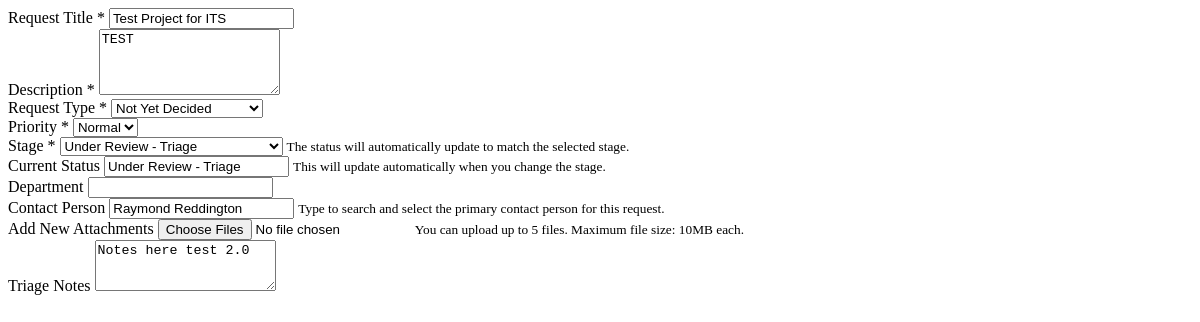
Page /61/edit-form/ (signed in) on the earlier database version.
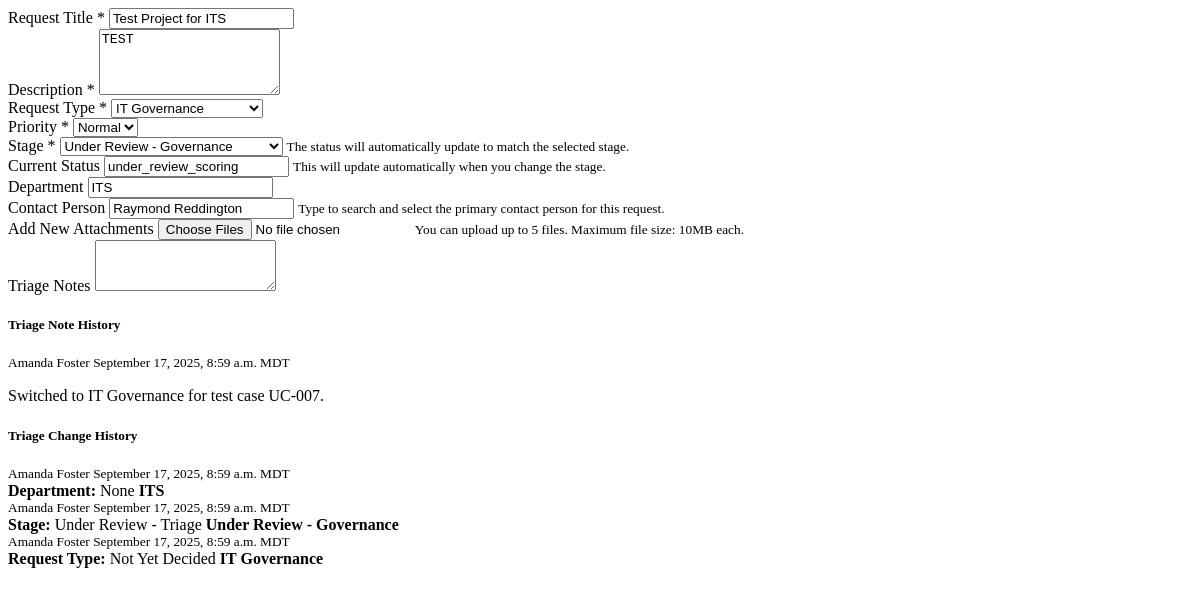
Same page on the later database version.
### projects/models.py (models this page shows, shortened)
class Project(models.Model):
    STATUS_CHOICES = [
        ('pending', 'Pending Review'),
        ('approved', 'Approved'),
        ('rejected', 'Rejected'),
        ('under_review_triage', 'Under Review - Triage'),
        ('under_review_governance', 'Under Review - Governance'),
        ('under_review_final_governance', 'Under Review - Final Governance'),
        ('completed', 'Completed'),
        ('archived', 'Archived'),
        ('on_hold', 'On Hold'),
        ('cancelled', 'Cancelled'),
    ]
    STAGE_CHOICES = [
        ('Pending_Review', 'Pending Review'),
        ('Under_Review_Triage', 'Under Review - Triage'),
        ('Under_Review_governance', 'Under Review - Governance'),
        ('Under_Review_Final_governance', 'Under Review - Final Governance'),
        ('Governance_Closure', 'Governance Closed'),
        ('Deleted', 'Deleted'),
    ]
    PRIORITY_CHOICES = [
        ('Low', 'Low'),
        ('Normal', 'Normal'),
        ('High', 'High'),
        ('Top', 'Top'),
    ]
    FINAL_PRIORITY_CHOICES = [
        (1, 'Low'),
        (2, 'Medium'),
        (3, 'High'),
    ]
    PROJECT_TYPE_CHOICES = [
        ('not_yet_decided', 'Not Yet Decided'),
        ('process_improvement', 'Process Improvement'),
        ('it_governance', 'IT Governance'),
        ('erp_governance', 'ERP Governance'),
        ('ai_governance', 'AI Governance'),
    ]
    title = models.CharField(max_length=200)
    description = models.TextField()
    project_type = models.CharField(
        max_length=20,
        choices=PROJECT_TYPE_CHOICES,
        default='not_yet_decided',
        verbose_name="Request Type",
        help_text="Type of request submission"
    )
    submitted_by = models.ForeignKey(User, on_delete=models.CASCADE, null=True, blank=True)
    submission_date = models.DateTimeField(default=timezone.now)
    status = models.CharField(max_length=30, choices=STATUS_CHOICES, default='pending')
    stage = models.CharField(max_length=30, choices=STAGE_CHOICES, default='Pending_Review', help_text="Current stage of the project")
    budget = models.DecimalField(max_digits=10, decimal_places=2, null=True, blank=True)
    start_date = models.DateField(null=True, blank=True)
    end_date = models.DateField(null=True, blank=True)
    department = models.CharField(max_length=100, null=True, blank=True)
    contact_person = models.CharField(max_length=100, null=True, blank=True)
    contact_email = models.EmailField(null=True, blank=True)
    contact_phone = models.CharField(max_length=20, null=True, blank=True)
    triage_notes = models.TextField(blank=True, null=True)
    priority = models.CharField(max_length=10, choices=PRIORITY_CHOICES, default='Normal')
    scoring_notes = models.TextField(blank=True, null=True, help_text="Notes related to project scoring or evaluation")
    final_priority = models.IntegerField(null=True, blank=True, help_text="Project ranking (lower number = higher priority)")
    final_score = models.FloatField(null=True, blank=True, help_text="Final score")
    strategic_alignment = models.IntegerField(null=True, blank=True, help_text="Strategic alignment score (1-5)")
    cost_benefit = models.IntegerField(null=True, blank=True, help_text="Cost benefit score (1-5)")
    user_impact = models.IntegerField(null=True, blank=True, help_text="User impact and adoption score (1-5)")
    ease_of_implementation = models.IntegerField(null=True, blank=True, help_text="Ease of implementation score (1-5)")
    vendor_reputation_support = models.IntegerField(null=True, blank=True, help_text="Vendor reputation and support score (1-5)")
    security_compliance = models.IntegerField(null=True, blank=True, help_text="Security and compliance score (1-5)")
    student_centered = models.IntegerField(null=True, blank=True, help_text="Student-centered score (1-5)")
    class Meta:
        ordering = ['-submission_date']
        db_table = 'project_requests'

class TriageNote(models.Model):
    project = models.ForeignKey(Project, on_delete=models.CASCADE, related_name='triage_note_history')
    notes = models.TextField()
    created_by = models.ForeignKey(User, on_delete=models.CASCADE)
    created_at = models.DateTimeField(auto_now_add=True)
    class Meta:
        ordering = ['-created_at']

class TriageChange(models.Model):
    project = models.ForeignKey(Project, on_delete=models.CASCADE, related_name='triage_change_history')
    field_name = models.CharField(max_length=50, help_text="Name of the field that was changed")
    field_label = models.CharField(max_length=100, help_text="Human-readable label for the field")
    old_value = models.TextField(blank=True, null=True, help_text="Previous value")
    new_value = models.TextField(blank=True, null=True, help_text="New value")
    changed_by = models.ForeignKey(User, on_delete=models.CASCADE)
    changed_at = models.DateTimeField(auto_now_add=True)
    class Meta:
        ordering = ['-changed_at']

### projects/views.py (the view)
# urls.py: path('<int:pk>/edit-form/', views.project_update_form_ajax, name='project_update_form_ajax'),
@login_required
def project_update_form_ajax(request, pk):
    try:
        logger.info(f"Loading edit form for project {pk}")
        project = get_object_or_404(Project, pk=pk)
        can_edit = (is_triage_user(request.user) or
                    is_triage_lead_user(request.user) or
                    project.submitted_by == request.user)
        if not can_edit:
            logger.warning(f"User {request.user} lacks permission to edit project {pk}")
            return JsonResponse({'error': 'You do not have permission to edit this request.'}, status=403)
        project = Project.objects.prefetch_related('triage_note_history__created_by', 'triage_change_history__changed_by', 'files').get(pk=pk)
        logger.info(f"Project {pk} loaded successfully, has {project.files.count()} files")
        if project.stage == 'Governance_Closure':
            logger.info(f"Project {pk} is in Governance_Closure stage, cannot be edited")
            return JsonResponse({'error': 'This request is closed and cannot be edited.'}, status=403)
        from django.contrib.auth.models import User
        users = User.objects.filter(is_active=True).order_by('first_name', 'last_name', 'username')
        context = {
            'project': project,
            'users': users,
        }
        logger.info(f"Rendering edit form template for project {pk}")
        logger.info(f"Template context - Project: {project.title}, Files count: {project.files.count()}")
        return render(request, 'projects/project_edit_form.html', context)
    except Exception as e:
        logger.error(f"Error loading edit form for project {pk}: {str(e)}")
        logger.error(f"Error type: {type(e)}")
        return JsonResponse({'error': f'Error loading form: {str(e)}'}, status=500)

### projects/views.py (called while the page is built)
def is_triage_user(user):
    return user.is_staff or user.groups.filter(name='Triage Group').exists()

def is_triage_lead_user(user):
    return user.is_staff or user.groups.filter(name='Triage Group Lead').exists()

### projects/templates/projects/project_edit_form.html (shortened to what the changed rows need)
{% load static %}
{% load tz %}
<form id="project-form" method="post" enctype="multipart/form-data">
    <div class="mb-3">
        <label for="title" class="form-label">Request Title *</label>
        <input type="text" class="form-control" id="title" name="title" value="{{ project.title }}" required>
    </div>
    <div class="mb-3">
        <label for="description" class="form-label">Description *</label>
        <textarea class="form-control" id="description" name="description" rows="4" required>{{ project.description }}</textarea>
    </div>
    <div class="row">
        <div class="col-md-6 mb-3">
            <label for="project_type" class="form-label">Request Type *</label>
            <select class="form-select" id="project_type" name="project_type" required>
                {% for value, label in project.PROJECT_TYPE_CHOICES %}
                <option value="{{ value }}" {% if project.project_type == value %}selected{% endif %}>
                    {{ label }}
                </option>
                {% endfor %}
            </select>
        </div>
        <div class="col-md-6 mb-3">
            <label for="priority" class="form-label">Priority *</label>
            <select class="form-select" id="priority" name="priority" required>
                <option value="Normal" {% if project.priority == 'Normal' %}selected{% endif %}>Normal</option>
            </select>
        </div>
    </div>
    <div class="row">
        <div class="col-md-6 mb-3">
            <label for="stage" class="form-label">Stage *</label>
            <select class="form-select" id="stage" name="stage" required>
                {% for value, label in project.STAGE_CHOICES %}
                <option value="{{ value }}" {% if project.stage == value %}selected{% endif %}>
                    {{ label }}
                </option>
                {% endfor %}
            </select>
            <small class="form-text text-muted">The status will automatically update to match the selected stage.</small>
        </div>
        <div class="col-md-6 mb-3">
            <label class="form-label">Current Status</label>
            <input type="text" class="form-control" value="{{ project.get_status_display }}" readonly>
            <small class="form-text text-muted">This will update automatically when you change the stage.</small>
        </div>
    </div>
    <div class="mb-3">
        <label for="department" class="form-label">Department</label>
        <input type="text" class="form-control" id="department" name="department" value="{{ project.department|default:'' }}">
    </div>
    <div class="mb-3" style="position: relative;">
        <label for="contact_person" class="form-label">Contact Person</label>
        <input type="text"
               class="form-control"
               id="contact_person"
               name="contact_person"
               value="{{ project.contact_person|default:'' }}"
               placeholder="Start typing to search users..."
               autocomplete="off">
        <small class="form-text text-muted">Type to search and select the primary contact person for this request.</small>
    </div>
    <div class="form-group">
        <label for="triage_notes">Triage Notes</label>
        <textarea class="form-control" id="triage_notes" name="triage_notes" rows="3">{{ project.triage_notes }}</textarea>
    </div>
    {% if project.triage_note_history.exists %}
    <div class="mt-4">
        <h5>Triage Note History</h5>
        <div class="list-group">
            {% for note in project.triage_note_history.all %}
            <div class="list-group-item">
                <div class="d-flex justify-content-between align-items-center mb-2">
                    <small class="text-muted">
                        {% if note.created_by.first_name and note.created_by.last_name %}
                            {{ note.created_by.get_full_name }}
                        {% else %}
                            {{ note.created_by.username }}
                        {% endif %}
                         {% timezone "America/Denver" %}{{ note.created_at|date:"F j, Y, g:i a T" }}{% endtimezone %}
                    </small>
                </div>
                <p class="mb-0">{{ note.notes|linebreaks }}</p>
            </div>
            {% endfor %}
        </div>
    </div>
    {% endif %}
    {% if project.triage_change_history.exists %}
    <div class="mt-4">
        <h5>Triage Change History</h5>
        <div class="list-group">
            {% for change in project.triage_change_history.all %}
            <div class="list-group-item">
                <div class="d-flex justify-content-between align-items-center mb-2">
                    <small class="text-muted">
                        {% if change.changed_by.first_name and change.changed_by.last_name %}
                            {{ change.changed_by.get_full_name }}
                        {% else %}
                            {{ change.changed_by.username }}
                        {% endif %}
                         {% timezone "America/Denver" %}{{ change.changed_at|date:"F j, Y, g:i a T" }}{% endtimezone %}
                    </small>
                </div>
                <div class="change-details">
                    <strong>{{ change.field_label }}:</strong>
                    <span class="text-muted">{{ change.old_value|default:"None" }}</span>
                    <span style="font-weight: bold; color: black;">{{ change.new_value|default:"None" }}</span>
                </div>
            </div>
            {% endfor %}
        </div>
    </div>
    {% endif %}
</form>

Differences in the rows shown:
changed Project "Test Project for ITS": project_type "Not Yet Decided" → "IT Governance"; stage "Under Review - Triage" → "Under Review - Governance"; status "Under Review - Triage" → "under_review_scoring"; department (not shown) → "ITS"; triage_notes "Notes here test 2.0" → (not shown)
added TriageNote: created_by.get_full_name "Amanda Foster", created_at "September 17, 2025, 8:59 a.m. MDT", notes "Switched to IT Governance for test case UC-007."
added TriageChange: changed_by.get_full_name "Amanda Foster", changed_at "September 17, 2025, 8:59 a.m. MDT", field_label "Department", old_value "None", new_value "ITS"
added TriageChange: changed_by.get_full_name "Amanda Foster", changed_at "September 17, 2025, 8:59 a.m. MDT", field_label "Stage", old_value "Under Review - Triage", new_value "Under Review - Governance"
added TriageChange: changed_by.get_full_name "Amanda Foster", changed_at "September 17, 2025, 8:59 a.m. MDT", field_label "Request Type", old_value "Not Yet Decided", new_value "IT Governance"
Other differences:
text now shown: "Triage Note History Triage Change History"
